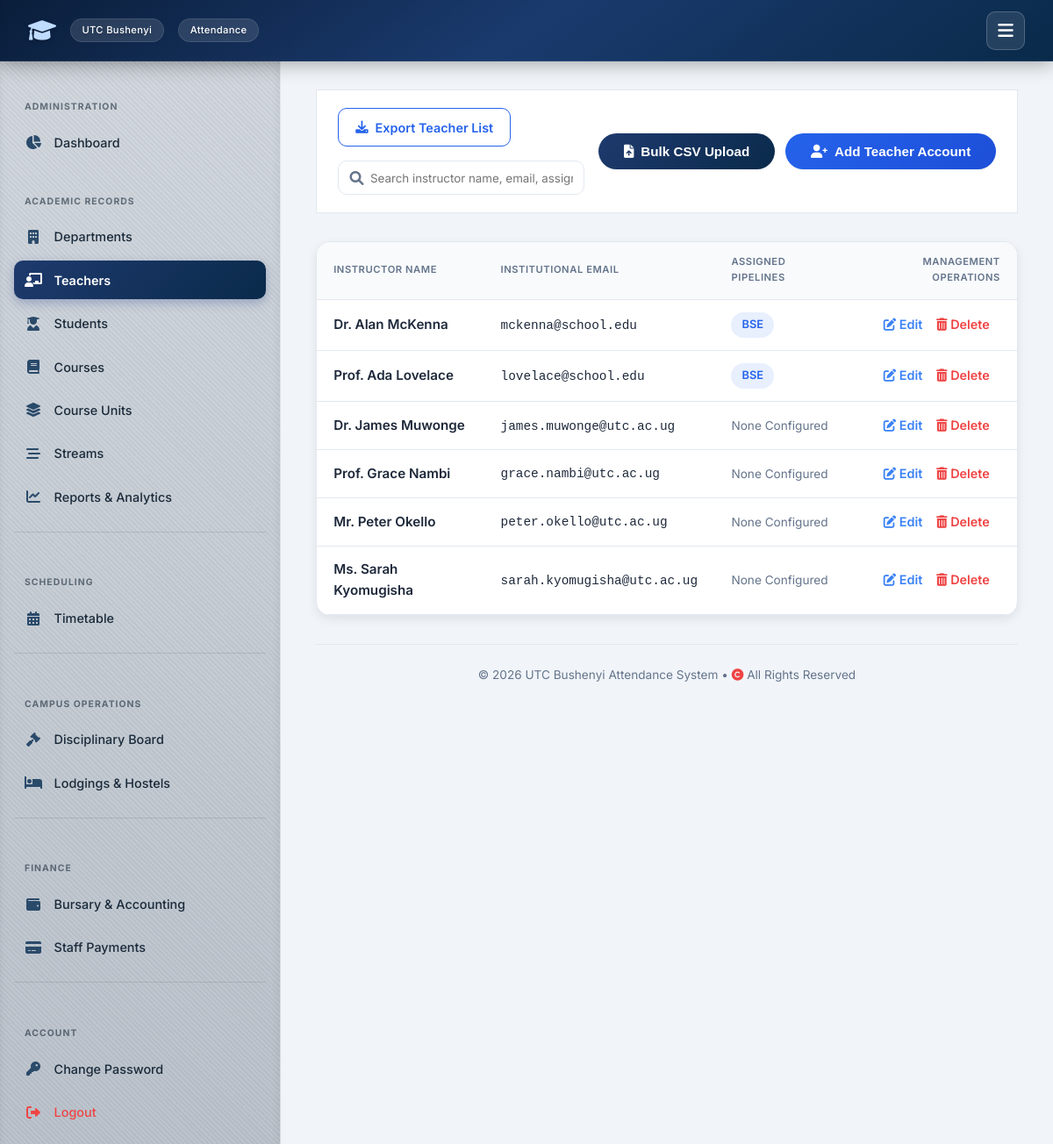
The page /user-admin/manage-teachers/ (signed in) on the database its author committed.
### attendance/models.py (models this page shows, shortened)
class TeacherProfile(models.Model):
    user = models.OneToOneField(User, on_delete=models.CASCADE, related_name='teacher_profile')
    name = models.CharField(max_length=255)
    courses = models.ManyToManyField('Course', blank=True, related_name='teachers')

class User(AbstractUser):
    IS_ADMIN = 'ADMIN'
    IS_TEACHER = 'TEACHER'
    IS_STUDENT = 'STUDENT'
    IS_WARDEN = 'WARDEN'
    IS_LIBRARIAN = 'LIBRARIAN'
    IS_ACCOUNTANT = 'ACCOUNTANT'
    ROLE_CHOICES = [
        (IS_ADMIN, 'Admin'),
        (IS_TEACHER, 'Teacher/Lecturer'),
        (IS_STUDENT, 'Student'),
        (IS_WARDEN, 'Warden'),
        (IS_LIBRARIAN, 'Librarian'),
        (IS_ACCOUNTANT, 'Accountant'),
    ]
    role = models.CharField(max_length=15, choices=ROLE_CHOICES, default=IS_STUDENT)

class Course(models.Model):
    code = models.CharField(max_length=20, primary_key=True)
    name = models.CharField(max_length=255)
    department = models.ForeignKey(Department, on_delete=models.SET_NULL, null=True, blank=True, related_name='courses')

### attendance/views_admin.py (the view, shortened to what this page needs)
# urls.py: path('user-admin/manage-teachers/', views_admin.manage_teachers, name='manage_teachers'),
@login_required
@transaction.atomic
def manage_teachers(request):
    if request.user.role != User.IS_ADMIN:
        return HttpResponse("Unauthorized", status=403)
    teachers = TeacherProfile.objects.select_related('user').prefetch_related('courses').all()
    all_courses = Course.objects.all()
    return render(request, 'attendance/manage_teachers.html', {
        'teachers': teachers,
        'all_courses': all_courses,
        'active_courses_list': all_courses
    })

### templates/attendance/manage_teachers.html (shortened to what this page needs)
{% extends 'attendance/base.html' %}
{% block content %}
<div class="page-header-actions">
    <div style="display: flex; gap: 1rem; align-items: center; flex: 1; flex-wrap: wrap;">
        <a href="{% url 'attendance:export_credentials' 'teachers' %}" class="btn-download-list">
            <i class="fas fa-download"></i> Export Teacher List
        </a>
        <div style="position: relative; min-width: 260px; flex: 1; max-width: 400px;">
            <i class="fas fa-search" style="position: absolute; left: 0.85rem; top: 50%; transform: translateY(-50%); color: var(--text-muted);"></i>
            <input type="text" id="dashboardSearch" class="form-control" placeholder="Search instructor name, email, assignment..." style="padding-left: 2.25rem;">
        </div>
    </div>
    <div class="action-group">
        <button class="btn btn-outline" onclick="location.href='{% url 'attendance:bulk_upload_teachers' %}'">
            <i class="fas fa-file-upload"></i> Bulk CSV Upload
        </button>
        <button class="btn" id="openModalBtn" style="background: linear-gradient(135deg, #2563eb, #1d4ed8);">
            <i class="fas fa-user-plus"></i> Add Teacher Account
        </button>
    </div>
</div>
<div class="card" style="padding: 0; overflow: hidden;">
    <table class="table">
        <thead>
            <tr>
                <th>Instructor Name</th>
                <th>Institutional Email</th>
                <th>Assigned Pipelines</th>
                <th style="text-align: right;">Management Operations</th>
            </tr>
        </thead>
        <tbody id="teacherTableBody">
            {% for teacher in teachers %}
            <tr class="teacher-row">
                <td style="font-weight: 600; color: var(--text-main);">{{ teacher.name }}</td>
                <td><code style="font-size:0.9rem;">{{ teacher.user.email }}</code></td>
                <td>
                    {% for course in teacher.courses.all %}
                        <span class="table-badge">{{ course.code }}</span>
                    {% empty %}
                        <span style="color: var(--text-muted); font-size: 0.85rem;">None Configured</span>
                    {% endfor %}
                </td>
                <td style="text-align: right;">
                    <a href="{% url 'attendance:edit_teacher' teacher.pk %}" class="action-link edit">
                        <i class="fas fa-edit"></i> Edit
                    </a>
                    <a href="{% url 'attendance:delete_teacher' teacher.pk %}" class="action-link delete" onclick="return confirm('Permanently drop this instructor from systems?');">
                        <i class="fas fa-trash-alt"></i> Delete
                    </a>
                </td>
            </tr>
            {% endfor %}
        </tbody>
    </table>
</div>
{% endblock %}

### static/style.css (style rules this page uses)
:root { --primary: #0f3b3e; --primary-dark: #0c4e6d ; --primary-light: #e6f4f1; --secondary: #2c6e6b; --accent: #3b82f6; --success: #10b981; --success-light: #d1fae5; --danger: #ef4444; --danger-light: #fee2e2; --warning: #f59e0b; --warning-light: #fef3c7; --info: #3b82f6; --info-light: #dbeafe; --bg-main: #f1f5f9; --surface: #ffffff; --surface-hover: #f8fafc; --text-main: #0f172a; --text-muted: #64748b; --border: #e2e8f0; --shadow-sm: 0 1px 3px rgba(0,0,0,0.06); --shadow: 0 4px 12px rgba(0,0,0,0.08); --shadow-lg: 0 10px 30px rgba(0,0,0,0.12); --radius: 16px; --radius-sm: 10px; --transition: all 0.25s cubic-bezier(0.4, 0, 0.2, 1); --font: 'Inter', -apple-system, BlinkMacSystemFont, 'Segoe UI', Roboto, Helvetica, Arial, sans-serif; --nav-height: 70px; --sidebar-width: 320px; }
* { box-sizing: border-box; margin: 0; padding: 0; }
body { font-family: var(--font); background: var(--bg-main); color: var(--text-main); line-height: 1.6; min-height: 100vh; display: flex; flex-direction: column; }
a { text-decoration: none; color: inherit; }
.card { background: var(--surface); border-radius: var(--radius); padding: 2rem; box-shadow: var(--shadow); border: 1px solid var(--border); transition: var(--transition); }
table { width: 100%; border-collapse: collapse; font-size: 0.95rem; }
th, td { padding: 0.9rem 1.2rem; text-align: left; border-bottom: 1px solid var(--border); }
th { background: #f8fafc; font-weight: 600; color: var(--text-muted); text-transform: uppercase; font-size: 0.7rem; letter-spacing: 0.05em; }
tbody tr { transition: var(--transition); }
.btn { display: inline-flex; align-items: center; justify-content: center; gap: 0.5rem; background: linear-gradient(135deg, var(--secondary), var(--primary)); color: #fff; padding: 0.75rem 1.8rem; border: none; border-radius: 50px; font-weight: 600; font-size: 0.95rem; cursor: pointer; transition: var(--transition); box-shadow: var(--shadow-sm); text-decoration: none; }
.btn-outline { background: transparent; border: 1px solid var(--border); color: var(--text-main); }

### templates/attendance/base.html (style rules this page uses)
:root { --primary: #0a2a4a; --primary-dark: #061e35; --primary-light: #e6eff9; --secondary: #1e3a6e; --accent: #3b82f6; --success: #3b82f6; --success-light: #dbeafe; --danger: #ef4444; --danger-light: #fee2e2; --warning: #f59e0b; --warning-light: #fef3c7; --info: #3b82f6; --info-light: #dbeafe; --bg-main: #f1f5f9; --surface: #ffffff; --surface-hover: #f8fafc; --text-main: #1e293b; --text-muted: #64748b; --border: #e2e8f0; --shadow-sm: 0 1px 3px rgba(0,0,0,0.06); --shadow: 0 4px 12px rgba(0,0,0,0.08); --shadow-lg: 0 10px 30px rgba(0,0,0,0.12); --radius: 16px; --radius-sm: 10px; --transition: all 0.25s cubic-bezier(0.4, 0, 0.2, 1); --font: 'Inter', -apple-system, BlinkMacSystemFont, 'Segoe UI', Roboto, Helvetica, Arial, sans-serif; --nav-height: 70px; --sidebar-width: 320px; }
* { box-sizing: border-box; margin: 0; padding: 0; }
body { font-family: var(--font); background: var(--bg-main); color: var(--text-main); line-height: 1.6; min-height: 100vh; display: flex; flex-direction: column; }
a { text-decoration: none; color: inherit; }
.card { background: var(--surface); border-radius: var(--radius); padding: 2rem; box-shadow: var(--shadow); border: 1px solid var(--border); transition: var(--transition); }
table { width: 100%; border-collapse: collapse; font-size: 0.95rem; }
th, td { padding: 0.9rem 1.2rem; text-align: left; border-bottom: 1px solid var(--border); }
th { background: #f8fafc; font-weight: 600; color: var(--text-muted); text-transform: uppercase; font-size: 0.7rem; letter-spacing: 0.05em; }
.btn { display: inline-flex; align-items: center; justify-content: center; gap: 0.5rem; background: linear-gradient(135deg, var(--secondary), var(--primary)); color: #fff; padding: 0.75rem 1.8rem; border: none; border-radius: 50px; font-weight: 600; font-size: 0.95rem; cursor: pointer; transition: var(--transition); box-shadow: var(--shadow-sm); text-decoration: none; }

### rows shown on the page
TeacherProfile: name "Dr. Alan McKenna", user.email "mckenna@school.edu"
Course: code "BSE"
TeacherProfile: name "Prof. Ada Lovelace", user.email "lovelace@school.edu"
TeacherProfile: name "Dr. James Muwonge", user.email "james.muwonge@utc.ac.ug"
TeacherProfile: name "Prof. Grace Nambi", user.email "grace.nambi@utc.ac.ug"
TeacherProfile: name "Mr. Peter Okello", user.email "peter.okello@utc.ac.ug"
TeacherProfile: name "Ms. Sarah Kyomugisha", user.email "sarah.kyomugisha@utc.ac.ug"
